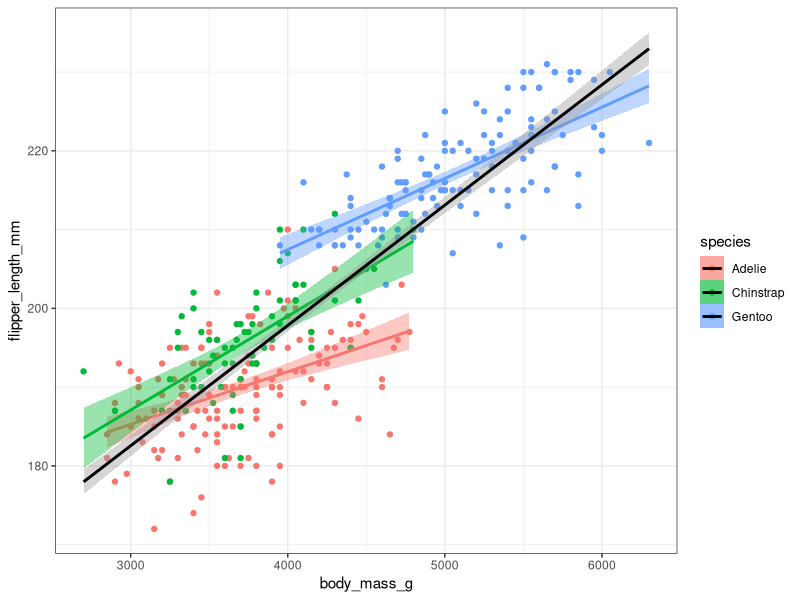

The R script that drew this image:
## ---- chunk 1
#| fig-width: 20
#| fig-height: 10
library(palmerpenguins)
library(tidyverse)

dat <- penguins

ggplot(
  dat,
  aes(
    x = body_mass_g,
    flipper_length_mm,
    col = species,
    fill = species,
    shapes = species
  )
) +
  geom_point() +
  geom_smooth(method = lm) +
  geom_smooth(method = lm, aes(group = 1), color = "black") +
  theme_bw()
